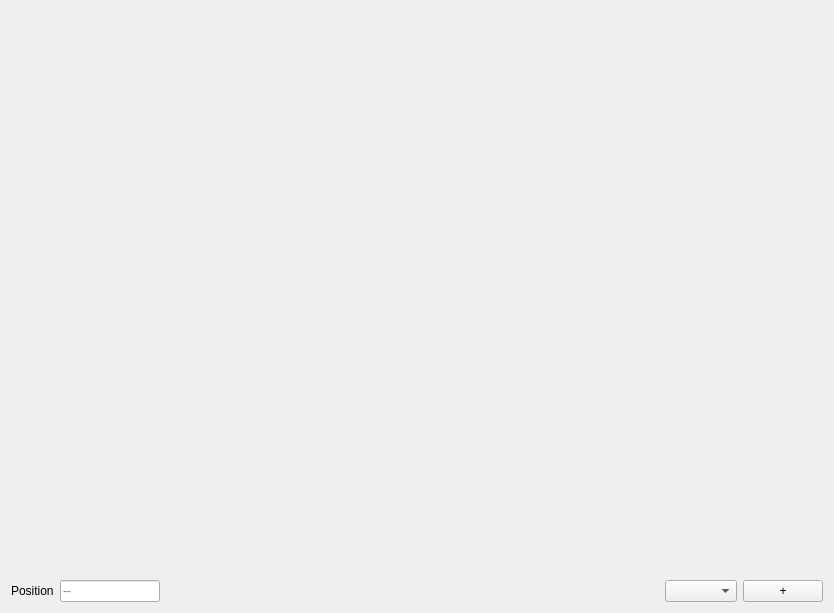
<?xml version="1.0" encoding="UTF-8"?>
<ui version="4.0">
 <class>EventTrackEditorWidget</class>
 <widget class="QWidget" name="EventTrackEditorWidget">
  <property name="geometry">
   <rect>
    <x>0</x>
    <y>0</y>
    <width>834</width>
    <height>613</height>
   </rect>
  </property>
  <property name="windowTitle">
   <string>Form</string>
  </property>
  <layout class="QVBoxLayout" name="verticalLayout">
   <property name="spacing">
    <number>0</number>
   </property>
   <item>
    <widget class="ezQGridBarWidget" name="GridBarWidget" native="true">
     <property name="minimumSize">
      <size>
       <width>0</width>
       <height>20</height>
      </size>
     </property>
     <property name="maximumSize">
      <size>
       <width>16777215</width>
       <height>20</height>
      </size>
     </property>
    </widget>
   </item>
   <item>
    <widget class="ezQtEventTrackWidget" name="EventTrackEdit" native="true">
     <property name="sizePolicy">
      <sizepolicy hsizetype="Expanding" vsizetype="Expanding">
       <horstretch>0</horstretch>
       <verstretch>0</verstretch>
      </sizepolicy>
     </property>
     <property name="minimumSize">
      <size>
       <width>0</width>
       <height>0</height>
      </size>
     </property>
    </widget>
   </item>
   <item>
    <spacer name="verticalSpacer">
     <property name="orientation">
      <enum>Qt::Vertical</enum>
     </property>
     <property name="sizeType">
      <enum>QSizePolicy::Fixed</enum>
     </property>
     <property name="sizeHint" stdset="0">
      <size>
       <width>20</width>
       <height>6</height>
      </size>
     </property>
    </spacer>
   </item>
   <item>
    <layout class="QHBoxLayout" name="horizontalLayout">
     <property name="spacing">
      <number>6</number>
     </property>
     <item>
      <widget class="QLabel" name="label">
       <property name="text">
        <string>Position</string>
       </property>
      </widget>
     </item>
     <item>
      <widget class="QLineEdit" name="LinePosition">
       <property name="maximumSize">
        <size>
         <width>100</width>
         <height>16777215</height>
        </size>
       </property>
       <property name="maxLength">
        <number>11</number>
       </property>
       <property name="placeholderText">
        <string>--</string>
       </property>
       <property name="clearButtonEnabled">
        <bool>false</bool>
       </property>
      </widget>
     </item>
     <item>
      <widget class="QWidget" name="ColorWidget" native="true"/>
     </item>
     <item>
      <spacer name="horizontalSpacer">
       <property name="orientation">
        <enum>Qt::Horizontal</enum>
       </property>
       <property name="sizeHint" stdset="0">
        <size>
         <width>40</width>
         <height>20</height>
        </size>
       </property>
      </spacer>
     </item>
     <item>
      <widget class="QComboBox" name="ComboType"/>
     </item>
     <item>
      <widget class="QPushButton" name="AddEventButton">
       <property name="text">
        <string>+</string>
       </property>
      </widget>
     </item>
    </layout>
   </item>
  </layout>
 </widget>
 <customwidgets>
  <customwidget>
   <class>ezQGridBarWidget</class>
   <extends>QWidget</extends>
   <header location="global">GuiFoundation/Widgets/GridBarWidget.moc.h</header>
   <container>1</container>
  </customwidget>
  <customwidget>
   <class>ezQtEventTrackWidget</class>
   <extends>QWidget</extends>
   <header location="global">GuiFoundation/Widgets/EventTrackWidget.moc.h</header>
   <container>1</container>
  </customwidget>
 </customwidgets>
 <resources>
  <include location="../QtResources/resources.qrc"/>
 </resources>
 <connections/>
</ui>
